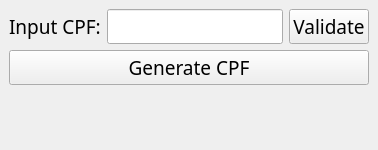
<?xml version="1.0" encoding="UTF-8"?>
<ui version="4.0">
 <class>MainWindow</class>
 <widget class="QMainWindow" name="MainWindow">
  <property name="geometry">
   <rect>
    <x>0</x>
    <y>0</y>
    <width>378</width>
    <height>129</height>
   </rect>
  </property>
  <property name="windowTitle">
   <string>CPF Validator and Generator</string>
  </property>
  <property name="styleSheet">
   <string notr="true"/>
  </property>
  <widget class="QWidget" name="centralwidget">
   <layout class="QGridLayout" name="gridLayout">
    <item row="0" column="0">
     <widget class="QLabel" name="label">
      <property name="font">
       <font>
        <family>Segoe MDL2 Assets</family>
        <pointsize>14</pointsize>
       </font>
      </property>
      <property name="text">
       <string>Input CPF:</string>
      </property>
     </widget>
    </item>
    <item row="0" column="1">
     <widget class="QLineEdit" name="inputValidateCPF">
      <property name="font">
       <font>
        <family>Segoe MDL2 Assets</family>
        <pointsize>14</pointsize>
       </font>
      </property>
     </widget>
    </item>
    <item row="3" column="0" colspan="3">
     <widget class="QLabel" name="labelOutput">
      <property name="font">
       <font>
        <family>Segoe MDL2 Assets</family>
        <pointsize>28</pointsize>
       </font>
      </property>
      <property name="styleSheet">
       <string notr="true">color: green</string>
      </property>
      <property name="text">
       <string/>
      </property>
      <property name="alignment">
       <set>Qt::AlignCenter</set>
      </property>
     </widget>
    </item>
    <item row="0" column="2">
     <widget class="QPushButton" name="btnValidateCPF">
      <property name="font">
       <font>
        <family>Segoe MDL2 Assets</family>
        <pointsize>14</pointsize>
       </font>
      </property>
      <property name="text">
       <string>Validate</string>
      </property>
     </widget>
    </item>
    <item row="2" column="0" colspan="3">
     <widget class="QPushButton" name="btnGenerateCPF">
      <property name="font">
       <font>
        <family>Segoe MDL2 Assets</family>
        <pointsize>14</pointsize>
       </font>
      </property>
      <property name="text">
       <string>Generate CPF</string>
      </property>
     </widget>
    </item>
   </layout>
  </widget>
 </widget>
 <resources/>
 <connections/>
</ui>
